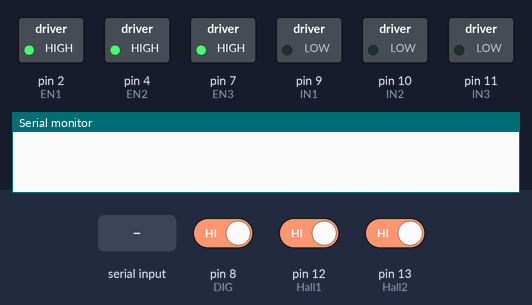
Bench run of a sketch on a simulated Arduino Uno, built with avr-gcc and run on an emulated ATmega328P. Shown: switched loads named in the sketch (green lamp = pin HIGH), the last lines printed to the serial monitor. The test bench sets the inputs (shaded band); at power-on: pin 13 (Hall2) HIGH, pin 12 (Hall1) HIGH, pin 8 (DIG) HIGH.

Above: at 0.8 s.
0.9 s: pin 13 (Hall2) driven LOW
2.4 s: pin 12 (Hall1) driven LOW
At 2.55 s:
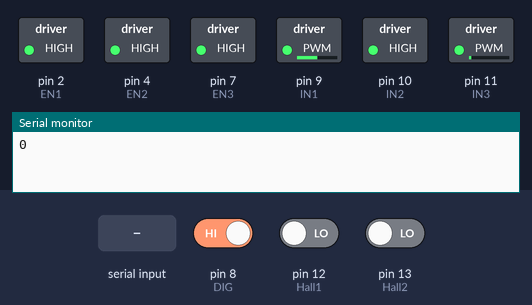
Timing chart, 0 to 2.6 s (numbered marks = the images above; inputs shaded):
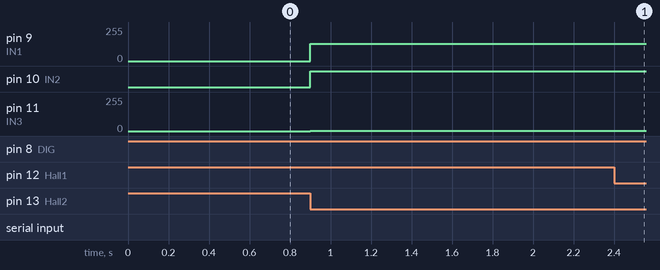

The sketch:

LinearMotorControl_SPWM_.ino
```cpp
const int EN1 = 2;
const int EN2 = 4;
const int EN3 = 7;

const int IN1 = 9;
const int IN2 = 10;
const int IN3 = 11;

const int Hall1 = 12;
const int Hall2 = 13;
const int DIG = 8;

int Phase_X;
int Phase_Y;
int Phase_Z;
int sinArrayLength;
int PhaseDiff;
int rotation=1;
int event=1 ; // event=true --> forward , event=false --> backward
int seal1=1;
int seal2=1;
int seal3=1;
int seal4=1;
int val1,val2;
int dig_read;
int i=0,j=0,k=0,x=1;
char data;

// SPWM
//const int pwmSin[] = {127, 138, 149, 160, 170, 181, 191, 200, 209, 217, 224, 231, 237, 242, 246, 250, 252, 254, 254, 254, 252, 250, 246, 242, 237, 231, 224, 217, 209, 200, 191, 181, 170, 160, 149, 138, 127, 116, 105, 94, 84, 73, 64, 54, 45, 37, 30, 23, 17, 12, 8, 4, 2, 0, 0, 0, 2, 4, 8, 12, 17, 23, 30, 37, 45, 54, 64, 73, 84, 94, 105, 116 };

//const int pwmSin[]={127,129,131,134,136,138,140,143,145,147,149,151,154,156,158,160,162,164,166,169,171,173,175,177,179,181,183,185,187,189,191,193,195,196,198,200,202,204,205,207,209,211,212,214,216,217,219,220,222,223,225,226,227,229,230,231,233,234,235,236,237,239,240,241,242,243,243,244,245,246,247,248,248,249,250,250,251,251,252,252,253,253,253,254,254,254,254,254,254,254,255,254,254,254,254,254,254,254,253,253,253,252,252,251,251,250,250,249,248,248,247,246,245,244,243,243,242,241,240,239,237,236,235,234,233,231,230,229,227,226,225,223,222,220,219,217,216,214,212,211,209,207,205,204,202,200,198,196,195,193,191,189,187,185,183,181,179,177,175,173,171,169,166,164,162,160,158,156,154,151,149,147,145,143,140,138,136,134,131,129,127,125,123,120,118,116,114,111,109,107,105,103,100,98,96,94,92,90,88,85,83,81,79,77,75,73,71,69,67,65,63,61,59,58,56,54,52,50,49,47,45,43,42,40,38,37,35,34,32,31,29,28,27,25,24,23,21,20,19,18,17,15,14,13,12,11,11,10,9,8,7,6,6,5,4,4,3,3,2,2,1,1,1,0,0,0,0,0,0,0,0,0,0,0,0,0,0,0,1,1,1,2,2,3,3,4,4,5,6,6,7,8,9,10,11,11,12,13,14,15,17,18,19,20,21,23,24,25,27,28,29,31,32,34,35,37,38,40,42,43,45,47,49,50,52,54,56,58,59,61,63,65,67,69,71,73,75,77,79,81,83,85,88,90,92,94,96,98,100,103,105,107,109,111,114,116,118,120,123,125,127};

// SVPWM

//const int pwmSin[]={128,131,135,138,141,145,148,151,155,158,161,164,168,171,174,177,181,184,187,190,193,197,200,203,206,209,212,215,218,221,224,225,225,226,227,228,229,230,230,231,232,232,233,234,234,235,235,236,236,236,237,237,237,238,238,238,238,238,238,238,238,238,238,238,238,238,238,238,237,237,237,236,236,236,235,235,234,234,233,232,232,231,230,230,229,228,227,226,225,225,224,225,225,226,227,228,229,230,230,231,232,232,233,234,234,235,235,236,236,236,237,237,237,238,238,238,238,238,238,238,238,238,238,238,238,238,238,238,237,237,237,236,236,236,235,235,234,234,233,232,232,231,230,230,229,228,227,226,225,225,224,221,218,215,212,209,206,203,200,197,193,190,187,184,181,177,174,171,168,164,161,158,155,151,148,145,141,138,135,131,128,125,121,118,115,111,108,105,101,98,95,92,88,85,82,79,75,72,69,66,63,59,56,53,50,47,44,41,38,35,32,31,31,30,29,28,27,26,26,25,24,24,23,22,22,21,21,20,20,20,19,19,19,18,18,18,18,18,18,18,18,18,18,18,18,18,18,18,19,19,19,20,20,20,21,21,22,22,23,24,24,25,26,26,27,28,29,30,31,31,32,31,31,30,29,28,27,26,26,25,24,24,23,22,22,21,21,20,20,20,19,19,19,18,18,18,18,18,18,18,18,18,18,18,18,18,18,18,19,19,19,20,20,20,21,21,22,22,23,24,24,25,26,26,27,28,29,30,31,31,32,35,38,41,44,47,50,53,56,59,63,66,69,72,75,79,82,85,88,92,95,98,101,105,108,111,115,118,121,125};


const int pwmSin[] = {128, 132, 136, 140, 143, 147, 151, 155, 159, 162, 166, 170, 174, 178, 181, 185, 189, 192, 196, 200, 203, 207, 211, 214, 218, 221, 225, 228, 232, 235, 238, 239, 240, 241, 242, 243, 244, 245, 246, 247, 248, 248, 249, 250, 250, 251, 252, 252, 253, 253, 253, 254, 254, 254, 255, 255, 255, 255, 255, 255, 255, 255, 255, 255, 255, 255, 255, 254, 254, 254, 253, 253, 253, 252, 252, 251, 250, 250, 249, 248, 248, 247, 246, 245, 244, 243, 242, 241, 240, 239, 238, 239, 240, 241, 242, 243, 244, 245, 246, 247, 248, 248, 249, 250, 250, 251, 252, 252, 253, 253, 253, 254, 254, 254, 255, 255, 255, 255, 255, 255, 255, 255, 255, 255, 255, 255, 255, 254, 254, 254, 253, 253, 253, 252, 252, 251, 250, 250, 249, 248, 248, 247, 246, 245, 244, 243, 242, 241, 240, 239, 238, 235, 232, 228, 225, 221, 218, 214, 211, 207, 203, 200, 196, 192, 189, 185, 181, 178, 174, 170, 166, 162, 159, 155, 151, 147, 143, 140, 136, 132, 128, 124, 120, 116, 113, 109, 105, 101, 97, 94, 90, 86, 82, 78, 75, 71, 67, 64, 60, 56, 53, 49, 45, 42, 38, 35, 31, 28, 24, 21, 18, 17, 16, 15, 14, 13, 12, 11, 10, 9, 8, 8, 7, 6, 6, 5, 4, 4, 3, 3, 3, 2, 2, 2, 1, 1, 1, 1, 1, 1, 1, 1, 1, 1, 1, 1, 1, 2, 2, 2, 3, 3, 3, 4, 4, 5, 6, 6, 7, 8, 8, 9, 10, 11, 12, 13, 14, 15, 16, 17, 18, 17, 16, 15, 14, 13, 12, 11, 10, 9, 8, 8, 7, 6, 6, 5, 4, 4, 3, 3, 3, 2, 2, 2, 1, 1, 1, 1, 1, 1, 1, 1, 1, 1, 1, 1, 1, 2, 2, 2, 3, 3, 3, 4, 4, 5, 6, 6, 7, 8, 8, 9, 10, 11, 12, 13, 14, 15, 16, 17, 18, 21, 24, 28, 31, 35, 38, 42, 45, 49, 53, 56, 60, 64, 67, 71, 75, 78, 82, 86, 90, 94, 97, 101, 105, 109, 113, 116, 120, 124};

void setup()
{
  PwmFrequencySetting(IN1);
  PwmFrequencySetting(IN2);
  PwmFrequencySetting(IN3);

  pinMode(IN1, OUTPUT);
  pinMode(IN2, OUTPUT);
  pinMode(IN3, OUTPUT);

  pinMode(EN1, OUTPUT);
  pinMode(EN2, OUTPUT);
  pinMode(EN3, OUTPUT);

  pinMode(Hall1, INPUT);
  pinMode(Hall2, INPUT);

  digitalWrite(EN1, HIGH);
  digitalWrite(EN2, HIGH);
  digitalWrite(EN3, HIGH);

  Serial.begin(9600);

  sinArrayLength = sizeof(pwmSin)/sizeof(int);
  PhaseDiff = sinArrayLength/3;
  Phase_X = 0;
  Phase_Y = Phase_X + PhaseDiff;
  Phase_Z = Phase_Y + PhaseDiff;
  sinArrayLength--;
  StartingPosition();
}

void loop()
{
  dig_read=digitalRead(DIG);
  if(dig_read==0)
  {
    if(seal3==1)
    {
      seal3=0;
      Serial.println(1);
    }
  }
  else seal3=1;

  if(dig_read==1)
  {
    if(seal4==1)
    {
      seal4=0;
      Serial.println(0);
    }
  }
  else seal4=1;

  if(Serial.available()>0)
  {
    data=Serial.read();

    if(data=='w')
    {
      if(k==1 || x==1)
      {
        backward();
        x=0;
      }
    }
  }

  val1=digitalRead(Hall1);
  if(val1==0)
  {
    j=0;
    if(seal1==1)
    {
      i++;
      seal1=0;
      if(i==1)
      {
        k=0;
        forward();
      }
    }
  }
  else seal1=1;

  val2=digitalRead(Hall2);
  if(val2==0)
  {
    i=0;
    if(seal2==1)
    {
      j++;
      seal2=0;
      if(j==1)
      {
        k++;
        stop();
      }
    }
  }
  else seal2=1;

  analogWrite(IN1, pwmSin[Phase_X]);
  analogWrite(IN2, pwmSin[Phase_Y]);
  analogWrite(IN3, pwmSin[Phase_Z]);

  if (event==1) rotation = 1;
  else if(event==0) rotation = -1;
  else rotation = 0;

  Phase_X = Phase_X + rotation;
  Phase_Y = Phase_Y + rotation;
  Phase_Z = Phase_Z + rotation;

  if(Phase_X > sinArrayLength)
  Phase_X = 0;
  else if(Phase_X < 0)
  Phase_X = sinArrayLength;

  if(Phase_Y > sinArrayLength)
  Phase_Y = 0;
  else if(Phase_Y < 0)
  Phase_Y = sinArrayLength;

  if(Phase_Z > sinArrayLength)
  Phase_Z = 0;
  else if(Phase_Z < 0)
  Phase_Z = sinArrayLength;

  delayMicroseconds(150);
}

void forward()
{
  event=1;
  if(rotation==-1)
  {
    Phase_X = 0;
    Phase_Y = Phase_X + PhaseDiff;
    Phase_Z = Phase_Y + PhaseDiff;
  }
}

void backward()
{
  event=0;
  if(rotation==1)
  {
    Phase_X = 0;
    Phase_Y = Phase_X + PhaseDiff;
    Phase_Z = Phase_Y + PhaseDiff;
  }
}

void stop()
{
  event=2;
  if(rotation==1 || rotation==-1)
  {
    Phase_X = 0;
    Phase_Y = Phase_X + PhaseDiff;
    Phase_Z = Phase_Y + PhaseDiff;
  }
}

void PwmFrequencySetting(int pin)
{
  if(pin == 5 || pin == 6 || pin == 9 || pin == 10)
  {
    if(pin == 5 || pin == 6)
    {
      TCCR0B = TCCR0B & 0b11111000 | 0x01;
    }
    else
    {
      TCCR1B = TCCR1B & 0b11111000 | 0x01;      //31 KHz
      //TCCR1B = TCCR1B & B11111000 | B00000010;  //4 KHz
      //TCCR1B = TCCR1B & B11111000 | B00000011;  //500 Hz
      //TCCR1B = TCCR1B & B11111000 | B00000100;  //122 Hz
      //TCCR1B = TCCR1B & B11111000 | B00000101;  //30 Hz
    }
  }
  else if(pin == 3 || pin == 11)
  {
    TCCR2B = TCCR2B & 0b11111000 | 0x01;     //31 KHz
    //TCCR2B = TCCR2B & B11111000 | B00000010; //4 KHz
    //TCCR2B = TCCR2B & B11111000 | B00000100; //500 Hz
    //TCCR2B = TCCR2B & B11111000 | B00000110; //122 Hz
    //TCCR2B = TCCR2B & B11111000 | B00000111; //30 Hz
  }
}

void StartingPosition()
{
  int initialVal1=digitalRead(Hall1);
  int initialVal2=digitalRead(Hall2);

  if(initialVal1==0 || initialVal2==0)
  {
    event=1;
  }

  if (event==1)
  rotation = 1;
  else if(event==0)
  rotation = -1;
  else
  rotation = 0;

  do
  {
    analogWrite(IN1, pwmSin[Phase_X]);
    analogWrite(IN2, pwmSin[Phase_Y]);
    analogWrite(IN3, pwmSin[Phase_Z]);

    Phase_X = Phase_X + rotation;
    Phase_Y = Phase_Y + rotation;
    Phase_Z = Phase_Z + rotation;

    if(Phase_X > sinArrayLength)
    Phase_X = 0;
    else if(Phase_X < 0)
    Phase_X = sinArrayLength;

    if(Phase_Y > sinArrayLength)
    Phase_Y = 0;
    else if(Phase_Y < 0)
    Phase_Y = sinArrayLength;

    if(Phase_Z > sinArrayLength)
    Phase_Z = 0;
    else if(Phase_Z < 0)
    Phase_Z = sinArrayLength;

    delayMicroseconds(300);
  }
  while(digitalRead(Hall2)==1);
  stop();
}
```
